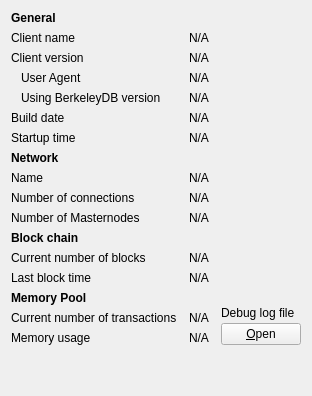
     <widget class="QWidget" name="tab_info">
      <attribute name="title">
       <string>&amp;Information</string>
      </attribute>
      <layout class="QGridLayout" name="gridLayout" columnstretch="0,1,0">
       <property name="horizontalSpacing">
        <number>12</number>
       </property>
       <item row="0" column="0">
        <widget class="QLabel" name="label_9">
         <property name="font">
          <font>
           <weight>75</weight>
           <bold>true</bold>
          </font>
         </property>
         <property name="text">
          <string>General</string>
         </property>
        </widget>
       </item>
       <item row="1" column="0">
        <widget class="QLabel" name="label_5">
         <property name="text">
          <string>Client name</string>
         </property>
        </widget>
       </item>
       <item row="1" column="1" colspan="2">
        <widget class="QLabel" name="clientName">
         <property name="cursor">
          <cursorShape>IBeamCursor</cursorShape>
         </property>
         <property name="text">
          <string>N/A</string>
         </property>
         <property name="textFormat">
          <enum>Qt::PlainText</enum>
         </property>
         <property name="textInteractionFlags">
          <set>Qt::LinksAccessibleByMouse|Qt::TextSelectableByKeyboard|Qt::TextSelectableByMouse</set>
         </property>
        </widget>
       </item>
       <item row="2" column="0">
        <widget class="QLabel" name="label_6">
         <property name="text">
          <string>Client version</string>
         </property>
        </widget>
       </item>
       <item row="2" column="1" colspan="2">
        <widget class="QLabel" name="clientVersion">
         <property name="cursor">
          <cursorShape>IBeamCursor</cursorShape>
         </property>
         <property name="text">
          <string>N/A</string>
         </property>
         <property name="textFormat">
          <enum>Qt::PlainText</enum>
         </property>
         <property name="textInteractionFlags">
          <set>Qt::LinksAccessibleByMouse|Qt::TextSelectableByKeyboard|Qt::TextSelectableByMouse</set>
         </property>
        </widget>
       </item>
       <item row="3" column="0">
        <widget class="QLabel" name="labelClientUserAgent">
         <property name="text">
          <string>User Agent</string>
         </property>
         <property name="indent">
          <number>10</number>
         </property>
        </widget>
       </item>
       <item row="3" column="1" colspan="2">
        <widget class="QLabel" name="clientUserAgent">
         <property name="cursor">
          <cursorShape>IBeamCursor</cursorShape>
         </property>
         <property name="text">
          <string>N/A</string>
         </property>
         <property name="textFormat">
          <enum>Qt::PlainText</enum>
         </property>
         <property name="textInteractionFlags">
          <set>Qt::LinksAccessibleByMouse|Qt::TextSelectableByKeyboard|Qt::TextSelectableByMouse</set>
         </property>
        </widget>
       </item>
       <item row="4" column="0">
        <widget class="QLabel" name="label_berkeleyDBVersion">
         <property name="text">
          <string>Using BerkeleyDB version</string>
         </property>
         <property name="indent">
          <number>10</number>
         </property>
        </widget>
       </item>
       <item row="4" column="1" colspan="2">
        <widget class="QLabel" name="berkeleyDBVersion">
         <property name="cursor">
          <cursorShape>IBeamCursor</cursorShape>
         </property>
         <property name="text">
          <string>N/A</string>
         </property>
         <property name="textFormat">
          <enum>Qt::PlainText</enum>
         </property>
         <property name="textInteractionFlags">
          <set>Qt::LinksAccessibleByMouse|Qt::TextSelectableByKeyboard|Qt::TextSelectableByMouse</set>
         </property>
        </widget>
       </item>
       <item row="5" column="0">
        <widget class="QLabel" name="label_12">
         <property name="text">
          <string>Build date</string>
         </property>
        </widget>
       </item>
       <item row="5" column="1" colspan="2">
        <widget class="QLabel" name="buildDate">
         <property name="cursor">
          <cursorShape>IBeamCursor</cursorShape>
         </property>
         <property name="text">
          <string>N/A</string>
         </property>
         <property name="textFormat">
          <enum>Qt::PlainText</enum>
         </property>
         <property name="textInteractionFlags">
          <set>Qt::LinksAccessibleByMouse|Qt::TextSelectableByKeyboard|Qt::TextSelectableByMouse</set>
         </property>
        </widget>
       </item>
       <item row="6" column="0">
        <widget class="QLabel" name="label_13">
         <property name="text">
          <string>Startup time</string>
         </property>
        </widget>
       </item>
       <item row="6" column="1" colspan="2">
        <widget class="QLabel" name="startupTime">
         <property name="cursor">
          <cursorShape>IBeamCursor</cursorShape>
         </property>
         <property name="text">
          <string>N/A</string>
         </property>
         <property name="textFormat">
          <enum>Qt::PlainText</enum>
         </property>
         <property name="textInteractionFlags">
          <set>Qt::LinksAccessibleByMouse|Qt::TextSelectableByKeyboard|Qt::TextSelectableByMouse</set>
         </property>
        </widget>
       </item>
       <item row="7" column="0">
           <widget class="QLabel" name="labelNetwork">
               <property name="font">
                   <font>
                       <weight>75</weight>
                       <bold>true</bold>
                   </font>
               </property>
               <property name="text">
                   <string>Network</string>
               </property>
           </widget>
       </item>
       <item row="8" column="0">
        <widget class="QLabel" name="label_8">
         <property name="text">
          <string>Name</string>
         </property>
        </widget>
       </item>
       <item row="8" column="1" colspan="2">
        <widget class="QLabel" name="networkName">
         <property name="cursor">
          <cursorShape>IBeamCursor</cursorShape>
         </property>
         <property name="text">
          <string>N/A</string>
         </property>
         <property name="textFormat">
          <enum>Qt::PlainText</enum>
         </property>
         <property name="textInteractionFlags">
          <set>Qt::LinksAccessibleByMouse|Qt::TextSelectableByKeyboard|Qt::TextSelectableByMouse</set>
         </property>
        </widget>
       </item>
       <item row="9" column="0">
        <widget class="QLabel" name="label_7">
         <property name="text">
          <string>Number of connections</string>
         </property>
        </widget>
       </item>
       <item row="9" column="1" colspan="2">
        <widget class="QLabel" name="numberOfConnections">
         <property name="cursor">
          <cursorShape>IBeamCursor</cursorShape>
         </property>
         <property name="text">
          <string>N/A</string>
         </property>
         <property name="textFormat">
          <enum>Qt::PlainText</enum>
         </property>
         <property name="textInteractionFlags">
          <set>Qt::LinksAccessibleByMouse|Qt::TextSelectableByKeyboard|Qt::TextSelectableByMouse</set>
         </property>
        </widget>
       </item>
       <item row="10" column="0">
        <widget class="QLabel" name="masternodeCountLabel">
         <property name="text">
          <string>Number of Masternodes</string>
         </property>
        </widget>
       </item>
       <item row="10" column="1">
        <widget class="QLabel" name="masternodeCount">
         <property name="text">
          <string>N/A</string>
         </property>
        </widget>
       </item>
       <item row="11" column="0">
        <widget class="QLabel" name="label_10">
         <property name="font">
          <font>
           <weight>75</weight>
           <bold>true</bold>
          </font>
         </property>
         <property name="text">
          <string>Block chain</string>
         </property>
        </widget>
       </item>
       <item row="12" column="0">
        <widget class="QLabel" name="label_3">
         <property name="text">
          <string>Current number of blocks</string>
         </property>
        </widget>
       </item>
       <item row="12" column="1" colspan="2">
        <widget class="QLabel" name="numberOfBlocks">
         <property name="cursor">
          <cursorShape>IBeamCursor</cursorShape>
         </property>
         <property name="text">
          <string>N/A</string>
         </property>
         <property name="textFormat">
          <enum>Qt::PlainText</enum>
         </property>
         <property name="textInteractionFlags">
          <set>Qt::LinksAccessibleByMouse|Qt::TextSelectableByKeyboard|Qt::TextSelectableByMouse</set>
         </property>
        </widget>
       </item>
       <item row="13" column="0">
        <widget class="QLabel" name="labelLastBlockTime">
         <property name="text">
          <string>Last block time</string>
         </property>
        </widget>
       </item>
       <item row="13" column="1" colspan="2">
        <widget class="QLabel" name="lastBlockTime">
         <property name="cursor">
          <cursorShape>IBeamCursor</cursorShape>
         </property>
         <property name="text">
          <string>N/A</string>
         </property>
         <property name="textFormat">
          <enum>Qt::PlainText</enum>
         </property>
         <property name="textInteractionFlags">
          <set>Qt::LinksAccessibleByMouse|Qt::TextSelectableByKeyboard|Qt::TextSelectableByMouse</set>
         </property>
        </widget>
       </item>
       <item row="14" column="0">
        <widget class="QLabel" name="labelMempoolTitle">
         <property name="font">
          <font>
           <weight>75</weight>
           <bold>true</bold>
          </font>
         </property>
         <property name="text">
          <string>Memory Pool</string>
         </property>
        </widget>
       </item>
       <item row="15" column="0">
        <widget class="QLabel" name="labelNumberOfTransactions">
         <property name="text">
          <string>Current number of transactions</string>
         </property>
        </widget>
       </item>
       <item row="15" column="1">
        <widget class="QLabel" name="mempoolNumberTxs">
         <property name="cursor">
          <cursorShape>IBeamCursor</cursorShape>
         </property>
         <property name="text">
          <string>N/A</string>
         </property>
         <property name="textFormat">
          <enum>Qt::PlainText</enum>
         </property>
         <property name="textInteractionFlags">
          <set>Qt::LinksAccessibleByMouse|Qt::TextSelectableByKeyboard|Qt::TextSelectableByMouse</set>
         </property>
        </widget>
       </item>
       <item row="16" column="0">
        <widget class="QLabel" name="labelMemoryUsage">
         <property name="text">
          <string>Memory usage</string>
         </property>
        </widget>
       </item>
       <item row="16" column="1">
        <widget class="QLabel" name="mempoolSize">
         <property name="cursor">
          <cursorShape>IBeamCursor</cursorShape>
         </property>
         <property name="text">
          <string>N/A</string>
         </property>
         <property name="textFormat">
          <enum>Qt::PlainText</enum>
         </property>
         <property name="textInteractionFlags">
          <set>Qt::LinksAccessibleByMouse|Qt::TextSelectableByKeyboard|Qt::TextSelectableByMouse</set>
         </property>
        </widget>
       </item>
       <item row="14" column="2" rowspan="3">
        <layout class="QVBoxLayout" name="verticalLayoutDebugButton">
         <property name="spacing">
          <number>3</number>
         </property>
         <item>
          <spacer name="verticalSpacer_2">
           <property name="orientation">
            <enum>Qt::Vertical</enum>
           </property>
           <property name="sizeHint" stdset="0">
            <size>
             <width>10</width>
             <height>5</height>
            </size>
           </property>
          </spacer>
         </item>
         <item>
          <widget class="QLabel" name="labelDebugLogfile">
           <property name="text">
            <string>Debug log file</string>
           </property>
          </widget>
         </item>
         <item>
          <widget class="QPushButton" name="openDebugLogfileButton">
           <property name="toolTip">
            <string>Open the Nexol Core debug log file from the current data directory. This can take a few seconds for large log files.</string>
           </property>
           <property name="text">
            <string>&amp;Open</string>
           </property>
           <property name="autoDefault">
            <bool>false</bool>
           </property>
          </widget>
         </item>
        </layout>
       </item>
       <item row="18" column="0">
        <spacer name="verticalSpacer">
         <property name="orientation">
          <enum>Qt::Vertical</enum>
         </property>
         <property name="sizeHint" stdset="0">
          <size>
           <width>20</width>
           <height>40</height>
          </size>
         </property>
        </spacer>
       </item>
      </layout>
     </widget>
